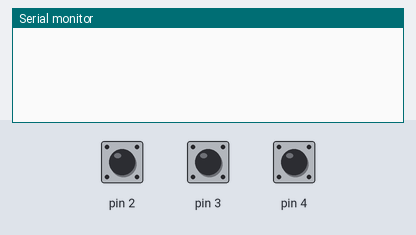
This sketch was run on a simulated Arduino Uno, built with avr-gcc and run on an emulated ATmega328P. Shown: the last lines printed to the serial monitor. Inputs (shaded band) come from the test bench; at power-on: pin 2 HIGH, pin 4 HIGH, pin 3 HIGH.

Above: at 1.2 s.
1.3 s: pin 2 pulled LOW for 0.15 s
At 2.6 s:
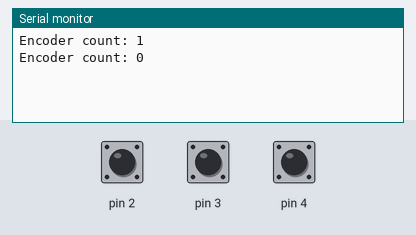
2.9 s: pin 4 pulled LOW for 0.15 s
At 3.3 s:
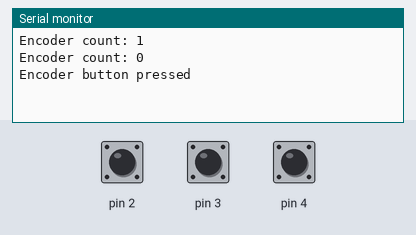

Measured:
- after the input at 1.3 s, the serial monitor: prints a new line at once (image 1)
- after the input at 2.9 s, the serial monitor: prints a new line at once (image 2)

The sketch:

18_Encoder.ino
```cpp
volatile long count = 0;

void encoderChanged() {
  if (digitalRead(2) != digitalRead(3)) {
    count++;
  } else {
    count--;
  }
}

void setup() {
  Serial.begin(9600);
  pinMode(2, INPUT_PULLUP);
  pinMode(3, INPUT_PULLUP);
  pinMode(4, INPUT_PULLUP);
  attachInterrupt(digitalPinToInterrupt(2),
                  encoderChanged, CHANGE);
}

void loop() {
  static long previous = 0;
  long current;

  noInterrupts();
  current = count;
  interrupts();

  if (current != previous) {
    Serial.print("Encoder count: ");
    Serial.println(current);
    previous = current;
  }

  if (digitalRead(4) == LOW) {
    Serial.println("Encoder button pressed");
    delay(250);
  }
}
```
